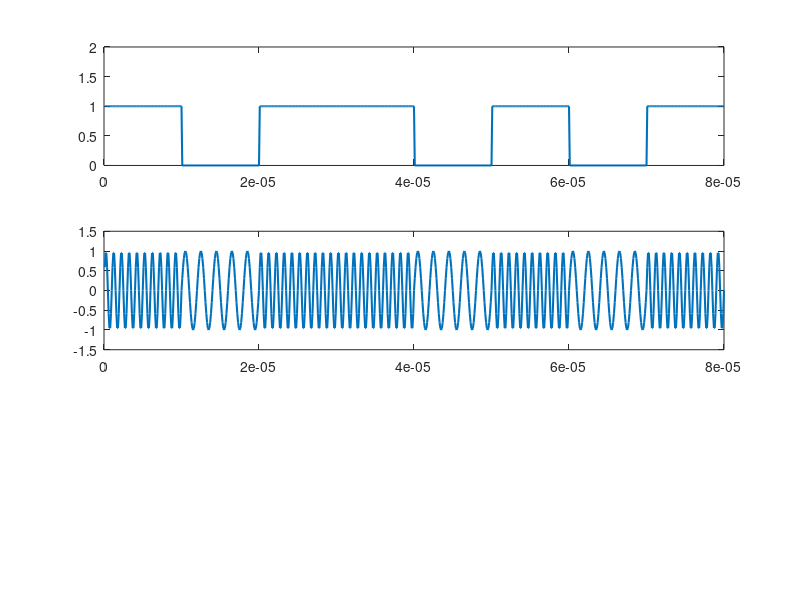

Here is the MATLAB script that generated this plot:
% Amplitude Shift Keying (ASK) Modulation

clc;
clear;
close all;

Data = [1 0 1 1 0 1 0 1];

bp = 0.00001;

bit = [];

for i = 1:1:length(Data)
    if Data(i) == 1
        se  = ones(1, 100);
    else
        se = zeros(1, 100);
    end
    bit = [bit se];
end

t1 = bp/100 : bp/100 : length(Data)*bp;

subplot(3, 1, 1);
plot(t1, bit, 'lineWidth', 1.5);
axis([0,length(Data)*bp,0,2])

st = [];
A=1;

f1= 10/bp;
f0= 5/bp;
t2 = bp/100 : bp/100 : bp;

for i=1:1:length(Data)
    if Data(i)==1
        y=A*sin(2*pi*f1*t2);
    else
        y=A*sin(2*pi*f0*t2);
    end
    st = [st,y];
end

subplot(3, 1, 2);
plot(t1, st, 'lineWidth', 1.5);
axis([0,length(Data)*bp,-1.5,1.5])
